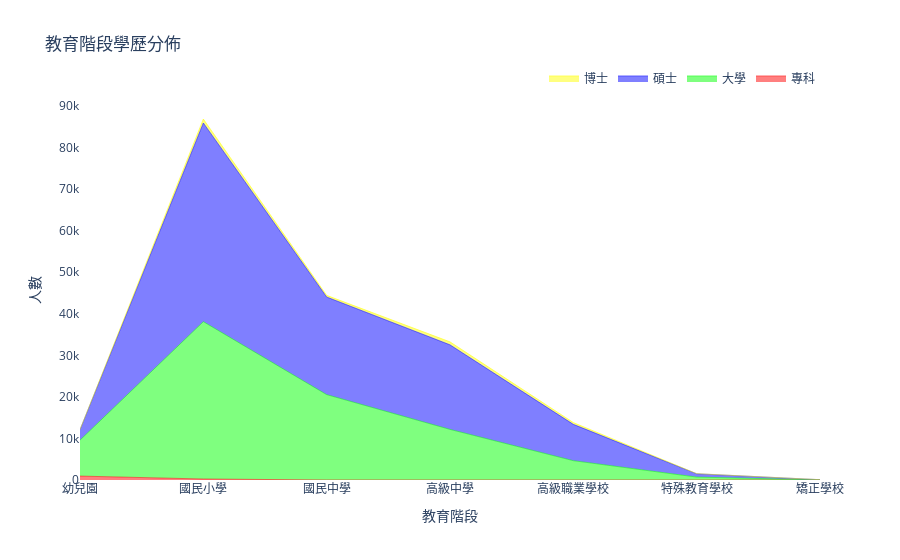

Notebook cell for this chart:
### Code cell
import pandas as pd
import plotly.graph_objects as go

# 建立資料框
data = {'教育階段': ['幼兒園', '國民小學', '國民中學', '高級中學', '高級職業學校', '特殊教育學校', '矯正學校'],
        '專科': [944, 237, 8, 31, 27, 1, 0],
        '大學': [8640, 37859, 20531, 12142, 4620, 701, 23],
        '碩士': [2514, 47793, 23480, 20340, 8736, 796, 50],
        '博士': [15, 959, 400, 722, 434, 28, 4]}

df = pd.DataFrame(data)

# 設置x軸、y軸和顏色
x = df['教育階段']
y = ['專科', '大學', '碩士', '博士']
color = ['rgba(255,0,0,1)', 'rgba(0,255,0,1)', 'rgba(0,0,255,1)', 'rgba(255,255,0,1)']

# 繪製堆疊面積圖
fig = go.Figure(data=[
    go.Scatter(
        x=x,
        y=df[column],
        name=column,
        mode='lines',
        line=dict(width=0.5, color=color[i]),
        stackgroup='one'
    ) for i, column in enumerate(y)
])

# 設置樣式和標題
fig.update_layout(
    title='教育階段學歷分佈',
    xaxis=dict(title='教育階段'),
    yaxis=dict(title='人數'),
    paper_bgcolor='rgba(0,0,0,0)',
    plot_bgcolor='rgba(0,0,0,0)',
    legend=dict(
        orientation='h',
        yanchor='bottom',
        y=1.02,
        xanchor='right',
        x=1
    )
)

# 顯示圖表
fig.show()

### Figure 1 — Plotly figure (JSON) as saved in the notebook; plotly's stock layout.template omitted (floating-point values rounded to 4 significant figures)
{"data": [{"line": {"color": "rgba(255,0,0,1)", "width": 0.5}, "mode": "lines", "name": "專科", "stackgroup": "one", "type": "scatter", "x": ["幼兒園", "國民小學", "國民中學", "高級中學", "高級職業學校", "特殊教育學校", "矯正學校"], "y": [944, 237, 8, 31, 27, 1, 0]}, {"line": {"color": "rgba(0,255,0,1)", "width": 0.5}, "mode": "lines", "name": "大學", "stackgroup": "one", "type": "scatter", "x": ["幼兒園", "國民小學", "國民中學", "高級中學", "高級職業學校", "特殊教育學校", "矯正學校"], "y": [8640, 37859, 20531, 12142, 4620, 701, 23]}, {"line": {"color": "rgba(0,0,255,1)", "width": 0.5}, "mode": "lines", "name": "碩士", "stackgroup": "one", "type": "scatter", "x": ["幼兒園", "國民小學", "國民中學", "高級中學", "高級職業學校", "特殊教育學校", "矯正學校"], "y": [2514, 47793, 23480, 20340, 8736, 796, 50]}, {"line": {"color": "rgba(255,255,0,1)", "width": 0.5}, "mode": "lines", "name": "博士", "stackgroup": "one", "type": "scatter", "x": ["幼兒園", "國民小學", "國民中學", "高級中學", "高級職業學校", "特殊教育學校", "矯正學校"], "y": [15, 959, 400, 722, 434, 28, 4]}], "layout": {"legend": {"orientation": "h", "x": 1, "xanchor": "right", "y": 1.02, "yanchor": "bottom"}, "paper_bgcolor": "rgba(0,0,0,0)", "plot_bgcolor": "rgba(0,0,0,0)", "title": {"text": "教育階段學歷分佈"}, "xaxis": {"title": {"text": "教育階段"}}, "yaxis": {"title": {"text": "人數"}}}}
